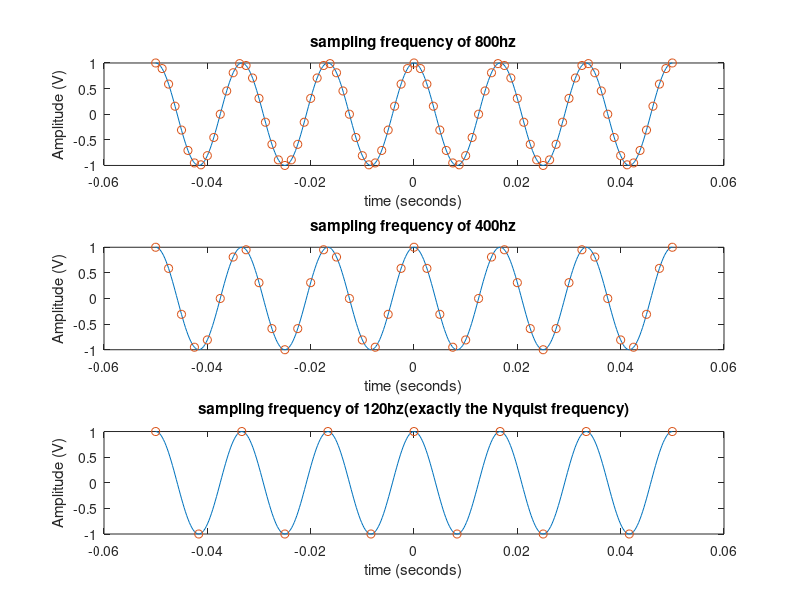
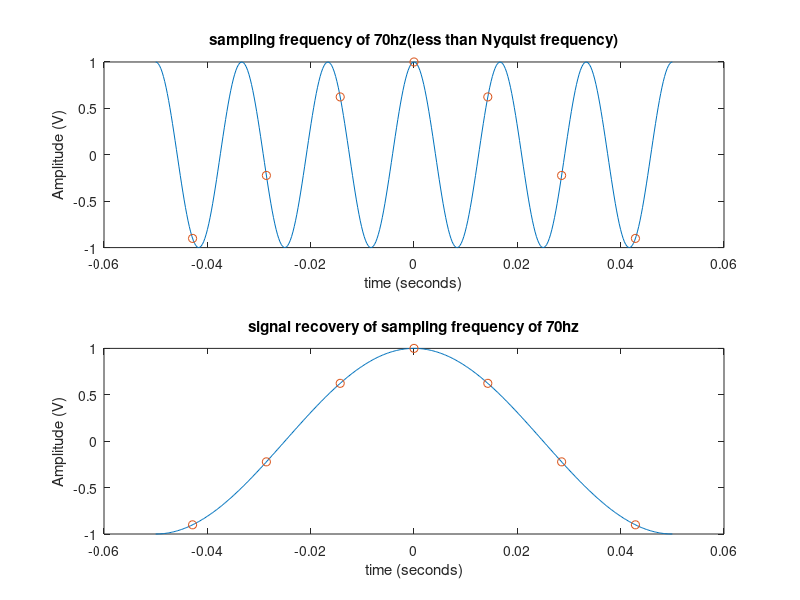

These charts were generated, in order, by the following MATLAB code:
clc
clear all
f = 60;  % Hz
tmin = -0.05;
tmax = 0.05;
t = linspace(tmin, tmax, 400);%returns a row vector with 400 linearly spaced points in the interval [tmin,tmax].
x_c = cos(2*pi*f*t);
figure;
subplot(3,1,1)
plot(t,x_c)
title('sampling frequency of 800hz')

xlabel('time (seconds)')
ylabel('Amplitude (V)')


%sampling frequency of 800hz 
T = 1/800;
nmin = ceil(tmin / T);%it basically round off to upper limit
nmax = floor(tmax / T);%it round off to lower limit
n = nmin:nmax;
x1 = cos(2*pi*f * n*T);
hold on
plot(n*T,x1,'o')
subplot(3,1,2)
xlabel('time (seconds)')
ylabel('Amplitude (V)')

hold off

%sampling frequency 400 hz
T = 1/400;
nmin = ceil(tmin / T);
nmax = floor(tmax / T);
n = nmin:nmax;
x1 = cos(2*pi*f * n*T);
plot(t, x_c)
hold on %it retains the current plot and can add more plots to it 
plot(n*T, x1, 'o')
title('sampling frequency of 400hz')

xlabel('time (seconds)')
ylabel('Amplitude (V)')
subplot(3,1,3)

hold off %When the hold state is off, new plots delete existing plots. New plots start from the beginning of the color order and line style order
%sampling frequency 120hz
T = 1/120;
nmin = ceil(tmin / T);
nmax = floor(tmax / T);
n = nmin:nmax;
x1 = cos(2*pi*f * n*T);
plot(t, x_c)
hold on
plot(n*T, x1, 'o')
title('sampling frequency of 120hz(exactly the Nyquist frequency)')

xlabel('time (seconds)')
ylabel('Amplitude (V)')
figure;

subplot(2,1,1)

hold off %When the hold state is off, new plots delete existing plots. New plots start from the beginning of the color order and line style order

%sampling frequency 70 hz
T = 1/70;
nmin = ceil(tmin / T);
nmax = floor(tmax / T);
n = nmin:nmax;
x1 = cos(2*pi*f * n*T);
plot(t, x_c)
hold on
plot(n*T, x1, 'o')
title('sampling frequency of 70hz(less than Nyquist frequency)')

xlabel('time (seconds)')
ylabel('Amplitude (V)')
subplot(2,1,2)

hold off

%sampling frequency 70 hz
T = 1/70;
x_c = cos(2*pi*10 * t);
nmin = ceil(tmin / T);
nmax = floor(tmax / T);
n = nmin:nmax;
x1 = cos(2*pi*f * n*T);
plot(t, x_c)
title('signal recovery of sampling frequency of 70hz')

xlabel('time (seconds)')
ylabel('Amplitude (V)')
hold on
plot(n*T, x1, 'o')
hold off

